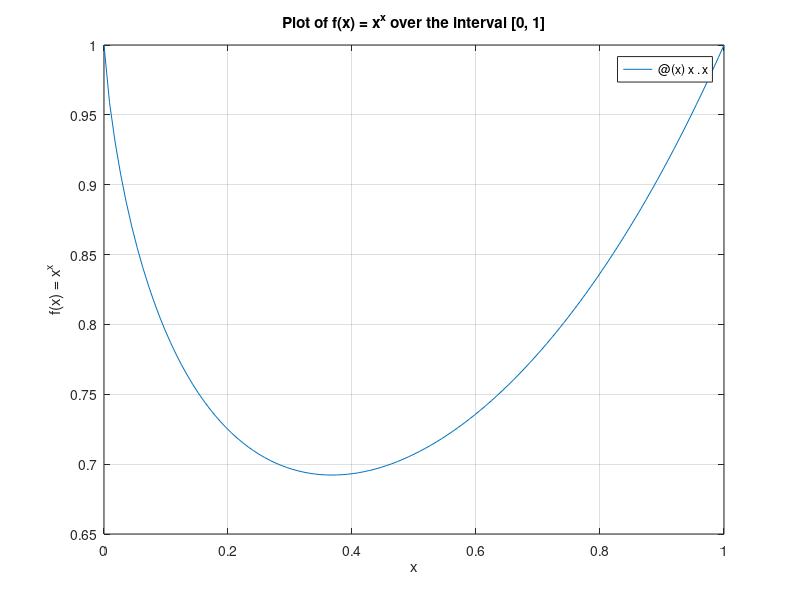

Source code (MATLAB): (Note: this script raises an error after producing the figure.)
% Assignment 2: Problem 4 

% Define the function f(x) = x^x
f = @(x) x.^x;

% Plot the function using ezplot over the interval [0, 1]
figure;
fplot(f, [0, 1]);

% Add labels and title
xlabel('x');
ylabel('f(x) = x^x');
title('Plot of f(x) = x^x over the interval [0, 1]');
grid on;

% Define Limits of intergrtion
a=0; b=1 ; 
N  = 1000; % discrete steps for numerical integration. 1000 is a small enough step size without being too costly

% Perform symbolic integration: there is no probelem
syms x; 
f_sym = x^x ; 
I = double(int(f_sym, x, a,b)) ; 
disp(I) ; 

% Performing Numerical Integration
I1 = trapezoidal(f, a, b, N); disp(I1);
I2 = Simpson(f, a, b, N); disp(I2); 

% Displaying values and Finding Errors in numerical Integration
fprintf("\nThe absolute differences between the estimated values and the true value of the integral are as follows:\n");
fprintf("For N = %d, using the trapezoidal method :  %.15f\n", N, abs(I1 - I)); 
fprintf("For N = %d, using Simpson's rule:  %.15f\n", N, abs(I2 - I)); 




% All relevant function definitions 
% Trapezoidal Function
function I = trapezoidal(f, a, b, N)
    % f is the function to integrate
    % a is the lower limit
    % b is the upper limit
    % N is the number of subintervals

    % Calculate the width of each subinterval
    h = (b - a) / N;

    % Generate the x values
    x = linspace(a, b, N+1);
    
    % Apply the trapezoidal rule formula
    I = 0.5 * h * (f(x(1)) + f(x(end)) + 2 * sum(f(x(2:end-1))));
end

% Simpson's function
function I = Simpson(f, a, b, N)
    % f is the function to integrate
    % a is the lower limit of integration
    % b is the upper limit of integration
    % N is the number of subintervals (must be even for Simpson's 1/3 rule)

    % Ensure that N is even for Simpson's rule
    if mod(N, 2) ~= 0
        error('N must be an even number for Simpson''s 1/3 rule');
    end

    % Calculate the width of each subinterval
    h = (b - a) / N;

    % Generate the x values
    x = linspace(a, b, N+1);
    
    % Calculate the function values at each x
    fx = f(x);

    % Apply Simpson's 1/3 rule
    I = h/3 * (fx(1) + 4*sum(fx(2:2:end-1)) + 2*sum(fx(3:2:end-2)) + fx(end));
end


